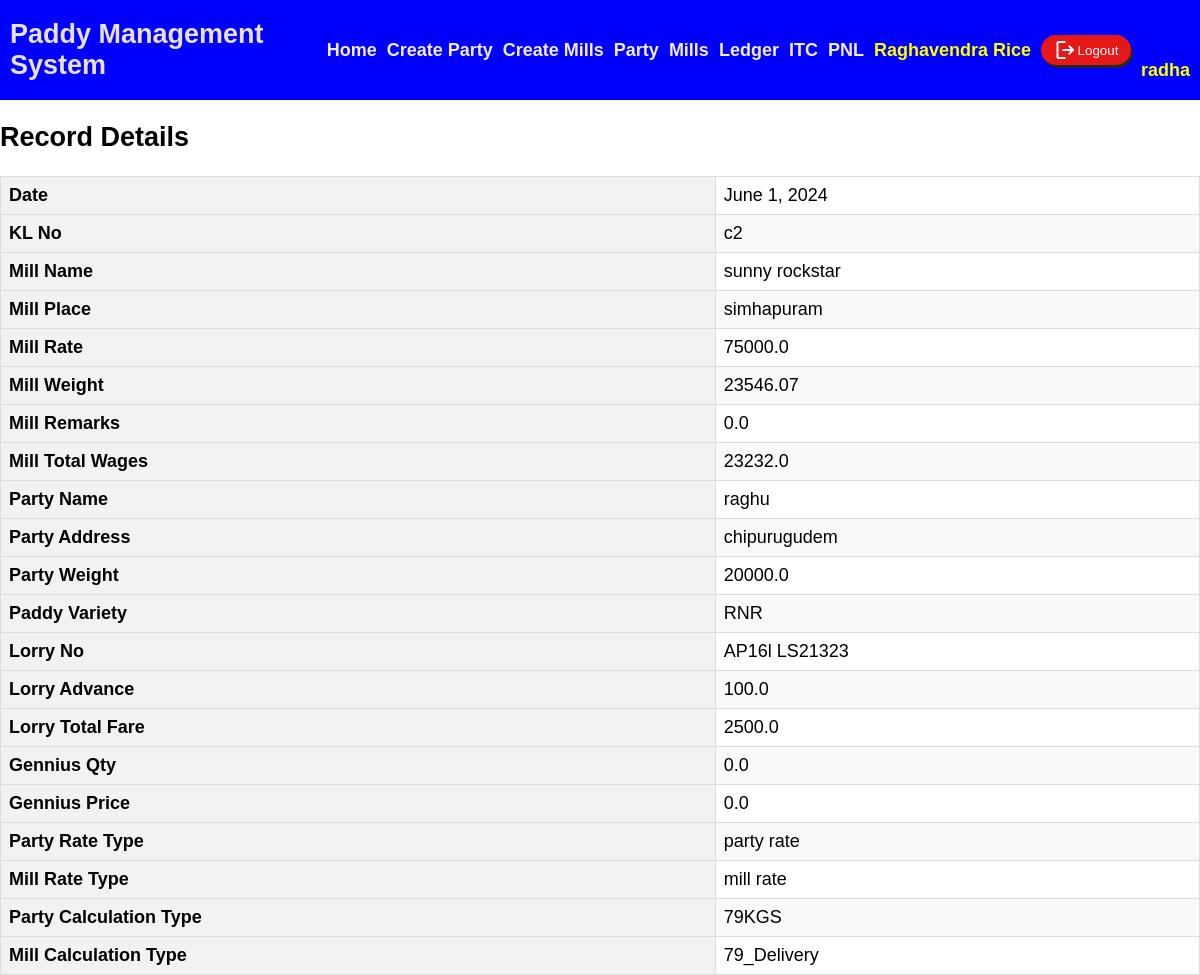
The app's page /record_details/ (signed in) with its own data.
### paddymastersystem/models.py (models this page shows)
class AllRecords(models.Model):
    date = models.DateField()
    kl_no = models.CharField(max_length=100)
    mill_name = models.CharField(max_length=100)
    mill_place = models.CharField(max_length=100)
    mill_rate = models.FloatField()
    mill_weight = models.FloatField()
    mill_remarks = models.TextField(blank=True, null=True)
    mill_total_wages = models.FloatField()
    party_name = models.CharField(max_length=100)
    party_address = models.CharField(max_length=200)
    party_weight = models.FloatField()
    paddy_variety = models.CharField(max_length=100)
    lorry_no = models.CharField(max_length=100)
    lorry_advance = models.FloatField()
    lorry_total_fare = models.FloatField()
    gennius_qty = models.FloatField()
    gennius_price = models.FloatField()
    MILL_CALCULATION_CHOICES = [
        ('BAGS_X4', 'BAGS X 4'),
        ('78KGS', '78 KGS'),
        ('79KGS', '79 KGS'),
        ('79_Delivery', '79 Delivery'),
        ('78_Delivery', '78 Delivery'),
        ('BAGS_X4_Delivery', 'BAGS X 4 Delivery'),
    ]
    mill_calculation_type = models.CharField(choices=MILL_CALCULATION_CHOICES, max_length=50)
    mill_rate_type = models.CharField(max_length=100, choices=(('party rate', 'party rate'), ('mill rate', 'mill rate')))
    PARTY_CALCULATION_CHOICES = [
        ('BAGS_X4', 'BAGS X 4'),
        ('78KGS', '78 KGS'),
        ('79KGS', '79 KGS'),
        ('79_Delivery', '79 Delivery'),
        ('78_Delivery', '78 Delivery'),
        ('BAGS_X4_Delivery', 'BAGS X 4 Delivery'),
    ]
    party_calculation_type = models.CharField(choices=PARTY_CALCULATION_CHOICES, max_length=50)
    party_rate_type = models.CharField(max_length=100, choices=(('mill rate', 'mill rate'), ('party rate', 'party rate')))

### paddymastersystem/views.py (the view)
# urls.py: path('record_details/', views.record_details, name='record_details'),
@login_required(login_url='login')
def record_details(request):
    records = AllRecords.objects.all()
    return render(request, 'homepage/record_details.html', {'records': records})

### templates/homepage/record_details.html (shortened to what this page needs)
{% extends "common.html" %}
{% block content %}
<h2>Record Details</h2>
{% for record in records %}
<table class="record-table">
    <tr>
        <th>Date</th>
        <td>{{ record.date }}</td>
    </tr>
    <tr>
        <th>KL No</th>
        <td>{{ record.kl_no }}</td>
    </tr>
    <tr>
        <th>Mill Name</th>
        <td>{{ record.mill_name }}</td>
    </tr>
    <tr>
        <th>Mill Place</th>
        <td>{{ record.mill_place }}</td>
    </tr>
    <tr>
        <th>Mill Rate</th>
        <td>{{ record.mill_rate }}</td>
    </tr>
    <tr>
        <th>Mill Weight</th>
        <td>{{ record.mill_weight }}</td>
    </tr>
    <tr>
        <th>Mill Remarks</th>
        <td>{{ record.mill_remarks }}</td>
    </tr>
    <tr>
        <th>Mill Total Wages</th>
        <td>{{ record.mill_total_wages }}</td>
    </tr>
    <tr>
        <th>Party Name</th>
        <td>{{ record.party_name }}</td>
    </tr>
    <tr>
        <th>Party Address</th>
        <td>{{ record.party_address }}</td>
    </tr>
    <tr>
        <th>Party Weight</th>
        <td>{{ record.party_weight }}</td>
    </tr>
    <tr>
        <th>Paddy Variety</th>
        <td>{{ record.paddy_variety }}</td>
    </tr>
    <tr>
        <th>Lorry No</th>
        <td>{{ record.lorry_no }}</td>
    </tr>
    <tr>
        <th>Lorry Advance</th>
        <td>{{ record.lorry_advance }}</td>
    </tr>
    <tr>
        <th>Lorry Total Fare</th>
        <td>{{ record.lorry_total_fare }}</td>
    </tr>
    <tr>
        <th>Gennius Qty</th>
        <td>{{ record.gennius_qty }}</td>
    </tr>
    <tr>
        <th>Gennius Price</th>
        <td>{{ record.gennius_price }}</td>
    </tr>
    <tr>
        <th>Party Rate Type</th>
        <td>{{ record.party_rate_type }}</td>
    </tr>
    <tr>
        <th>Mill Rate Type</th>
        <td>{{ record.mill_rate_type }}</td>
    </tr>
    <tr>
        <th>Party Calculation Type</th>
        <td>{{ record.party_calculation_type }}</td>
    </tr>
    <tr>
        <th>Mill Calculation Type</th>
        <td>{{ record.mill_calculation_type }}</td>
    </tr>
</table>
{% endfor %}
{% endblock %}

### templates/common.html (shortened to what this page needs)
<!DOCTYPE html>
<html lang="en">
<head>
</head>
<body>
    <header>
        <h3 class="logo">Paddy Management System</h3>
        {% if user.is_authenticated %}
        <div class="nav-links">
            <h3><a href="{% url 'homepage' %}">Home</a></h3>
            <h3><a href="{% url 'add_party_record' %}">Create Party</a></h3>
            <h3><a href="{% url 'add_mill_record' %}">Create Mills</a></h3>
            <h3><a href="{% url 'party' %}">Party</a></h3>
            <h3><a href="{% url 'mills' %}">Mills</a></h3>
            <h3><a href="{% url 'ledger' %}">Ledger</a></h3>
            <h3><a href="{% url 'interest_entry' %}">ITC</a></h3>
            <h3><a href="{% url 'view_records' %}">PNL</a></h3>
            <h3 style="color:yellow">Raghavendra Rice</h3>
            <form method="post" action="{% url 'logout' %}">
                <button type="submit" id="buttn"><span class="material-symbols-outlined">logout</span> Logout</button>
            </form>
            <h3 style="color:yellow;display: flex; margin-top: 40px;">{{ request.user.username }}</h3>
        </div>
        {% endif %}
    </header>
    {% block content %}{% endblock %}
</body>
</html>

### templates/common.html (style rules this page uses)
body { margin: 0; height: 100vh; font-family: Arial, sans-serif; }
header { display: grid; grid-template-columns: 1fr auto; align-items: center; background-color: blue; width: 100%; height: 100px; color: rgb(234, 223, 223); padding: 0 10px; }
.logo { justify-self: start; font-size: 1.5em; }
.nav-links { display: flex; gap: 10px; align-items: center; flex-wrap: wrap; }
a { text-decoration: none; color: rgb(244, 234, 234); }
h3 { margin: 0; font-size: 1em; }
#buttn { display: flex; align-items: center; justify-content: center; background-color: rgb(230, 23, 23); width: 90px; height: 30px; box-shadow: 2px 3px rgb(37, 38, 37); border-radius: 20px; color: white; cursor: pointer; border: none; }
@media only screen and (min-width: 768px) { body { font-size: 18px; } }
@media only screen and (min-width: 768px) { .nav-links { padding: 0 20px; } }
.nav-links { display: flex; flex-wrap: wrap; }
.nav-links { flex: 1 1 auto; }

### templates/homepage/record_details.html (style rules this page uses)
.record-table { width: 100%; border-collapse: collapse; margin-bottom: 20px; }
.record-table th, .record-table td { border: 1px solid #ddd; padding: 8px; text-align: left; }
.record-table th { background-color: #f2f2f2; color: black; }
.record-table tr:nth-child(even) { background-color: #f9f9f9; }

### records on screen
AllRecords: date "June 1, 2024", kl_no "c2", mill_name "sunny rockstar", mill_place "simhapuram", mill_rate "75000.0", mill_weight "23546.07", mill_remarks "0.0", mill_total_wages "23232.0", party_name "raghu", party_address "chipurugudem", party_weight "20000.0", paddy_variety "RNR", lorry_no "AP16l LS21323", lorry_advance "100.0", lorry_total_fare "2500.0", gennius_qty "0.0", gennius_price "0.0", party_rate_type "party rate", mill_rate_type "mill rate", party_calculation_type "79KGS", mill_calculation_type "79_Delivery"

### other values on screen
{{ request.user.username }} "radha"
